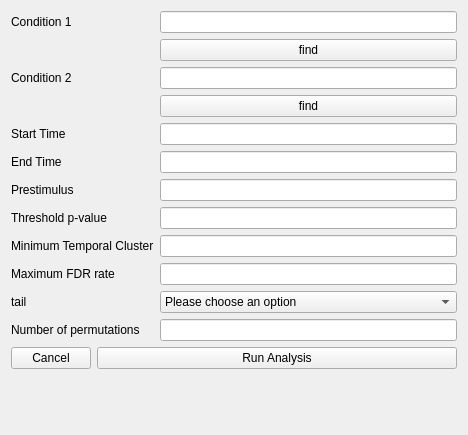
<?xml version="1.0" encoding="UTF-8"?>
<ui version="4.0">
 <class>Form</class>
 <widget class="QWidget" name="Form">
  <property name="geometry">
   <rect>
    <x>0</x>
    <y>0</y>
    <width>468</width>
    <height>435</height>
   </rect>
  </property>
  <property name="windowTitle">
   <string>Form</string>
  </property>
  <layout class="QFormLayout" name="formLayout">
   <item row="0" column="0" colspan="2">
    <layout class="QGridLayout" name="gridLayout">
     <item row="5" column="0">
      <widget class="QLabel" name="endTimeLabel">
       <property name="text">
        <string>End Time</string>
       </property>
      </widget>
     </item>
     <item row="7" column="0">
      <widget class="QLabel" name="thresholdPValueLabel">
       <property name="text">
        <string>Threshold p-value</string>
       </property>
      </widget>
     </item>
     <item row="8" column="1">
      <widget class="QLineEdit" name="minimumTemporalClusterLineEdit"/>
     </item>
     <item row="4" column="0">
      <widget class="QLabel" name="startTimeLabel">
       <property name="text">
        <string>Start Time</string>
       </property>
      </widget>
     </item>
     <item row="6" column="1">
      <widget class="QLineEdit" name="prestimulusLineEdit"/>
     </item>
     <item row="2" column="0">
      <widget class="QLabel" name="condition2Label">
       <property name="text">
        <string>Condition 2 </string>
       </property>
      </widget>
     </item>
     <item row="9" column="0">
      <widget class="QLabel" name="minimFDRRateLabel">
       <property name="text">
        <string>Maximum FDR rate</string>
       </property>
      </widget>
     </item>
     <item row="7" column="1">
      <widget class="QLineEdit" name="thresholdPValueLineEdit"/>
     </item>
     <item row="1" column="1">
      <widget class="QPushButton" name="find">
       <property name="text">
        <string>find</string>
       </property>
      </widget>
     </item>
     <item row="2" column="1">
      <widget class="QLineEdit" name="condition2LineEdit"/>
     </item>
     <item row="0" column="0">
      <widget class="QLabel" name="condition1Label">
       <property name="text">
        <string>Condition 1</string>
       </property>
      </widget>
     </item>
     <item row="6" column="0">
      <widget class="QLabel" name="prestimulusLabel">
       <property name="text">
        <string>Prestimulus</string>
       </property>
      </widget>
     </item>
     <item row="9" column="1">
      <widget class="QLineEdit" name="minimFDRRateLineEdit"/>
     </item>
     <item row="5" column="1">
      <widget class="QLineEdit" name="endTimeLineEdit"/>
     </item>
     <item row="4" column="1">
      <widget class="QLineEdit" name="startTimeLineEdit"/>
     </item>
     <item row="0" column="1">
      <widget class="QLineEdit" name="condition1LineEdit"/>
     </item>
     <item row="11" column="0">
      <widget class="QLabel" name="numberOfPermutationsLabel">
       <property name="text">
        <string>Number of permutations</string>
       </property>
      </widget>
     </item>
     <item row="10" column="0">
      <widget class="QLabel" name="tailLabel">
       <property name="text">
        <string>tail</string>
       </property>
      </widget>
     </item>
     <item row="3" column="1">
      <widget class="QPushButton" name="find_2">
       <property name="text">
        <string>find</string>
       </property>
      </widget>
     </item>
     <item row="10" column="1">
      <widget class="QComboBox" name="tailComboBox">
       <item>
        <property name="text">
         <string>Please choose an option</string>
        </property>
       </item>
       <item>
        <property name="text">
         <string>Both</string>
        </property>
       </item>
       <item>
        <property name="text">
         <string>Left tail</string>
        </property>
       </item>
       <item>
        <property name="text">
         <string>Right Tail</string>
        </property>
       </item>
      </widget>
     </item>
     <item row="11" column="1">
      <widget class="QLineEdit" name="numberOfPermutationsLineEdit"/>
     </item>
     <item row="8" column="0">
      <widget class="QLabel" name="minimumTemporalClusterLabel">
       <property name="text">
        <string>Minimum Temporal Cluster</string>
       </property>
      </widget>
     </item>
    </layout>
   </item>
   <item row="1" column="0">
    <widget class="QPushButton" name="cancel">
     <property name="text">
      <string>Cancel</string>
     </property>
    </widget>
   </item>
   <item row="1" column="1">
    <widget class="QPushButton" name="Ok">
     <property name="text">
      <string>Run Analysis</string>
     </property>
    </widget>
   </item>
  </layout>
 </widget>
 <tabstops>
  <tabstop>condition1LineEdit</tabstop>
  <tabstop>find</tabstop>
  <tabstop>condition2LineEdit</tabstop>
  <tabstop>find_2</tabstop>
  <tabstop>startTimeLineEdit</tabstop>
  <tabstop>endTimeLineEdit</tabstop>
  <tabstop>prestimulusLineEdit</tabstop>
  <tabstop>thresholdPValueLineEdit</tabstop>
  <tabstop>minimumTemporalClusterLineEdit</tabstop>
  <tabstop>minimFDRRateLineEdit</tabstop>
  <tabstop>tailComboBox</tabstop>
  <tabstop>numberOfPermutationsLineEdit</tabstop>
  <tabstop>cancel</tabstop>
  <tabstop>Ok</tabstop>
 </tabstops>
 <resources/>
 <connections>
  <connection>
   <sender>Ok</sender>
   <signal>clicked()</signal>
   <receiver>Form</receiver>
   <slot>close()</slot>
   <hints>
    <hint type="sourcelabel">
     <x>143</x>
     <y>414</y>
    </hint>
    <hint type="destinationlabel">
     <x>233</x>
     <y>217</y>
    </hint>
   </hints>
  </connection>
 </connections>
</ui>
